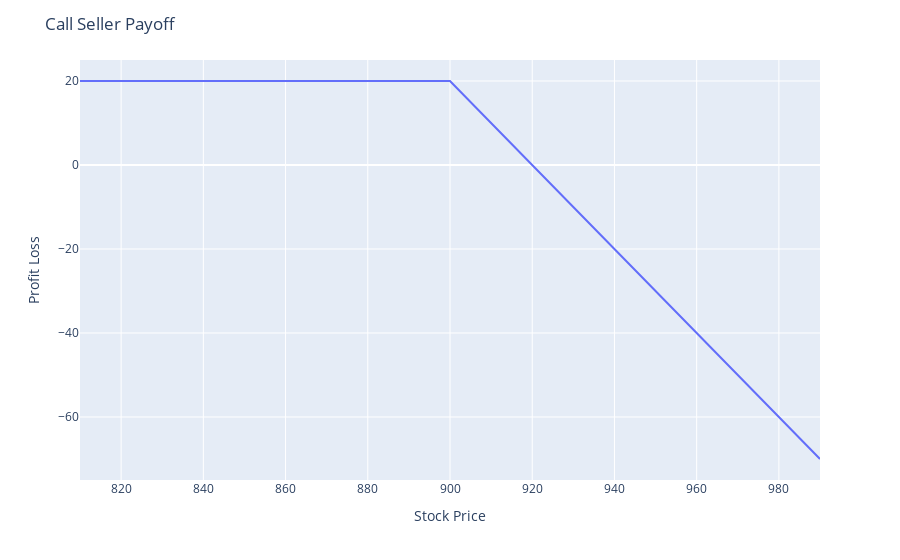

The notebook cell this image was saved under:
### Markdown cell above
## Call Option Seller Payoff

### Code cell
seller_payoff = payoff(sT, strike_price, cost) * -1.0

fig = px.line(x = sT, y= seller_payoff)
fig.update_layout(title='Call Seller Payoff', xaxis_title = 'Stock Price', yaxis_title='Profit Loss')
fig.show()

### Figure 1 — Plotly figure (JSON) as saved in the notebook; plotly's stock layout.template omitted (floating-point values rounded to 4 significant figures; data arrays with more than 128 entries replaced by an {"elided": "..."} marker saying what was removed)
{"data": [{"hovertemplate": "x=%{x}<br>y=%{y}<extra></extra>", "legendgroup": "", "line": {"color": "#636efa", "dash": "solid"}, "marker": {"symbol": "circle"}, "mode": "lines", "name": "", "orientation": "v", "showlegend": false, "type": "scatter", "x": {"elided": "181 int values"}, "xaxis": "x", "y": {"elided": "181 int values"}, "yaxis": "y"}], "layout": {"legend": {"tracegroupgap": 0}, "margin": {"t": 60}, "title": {"text": "Call Seller Payoff"}, "xaxis": {"anchor": "y", "domain": [0, 1], "title": {"text": "Stock Price"}}, "yaxis": {"anchor": "x", "domain": [0, 1], "title": {"text": "Profit Loss"}}}}
